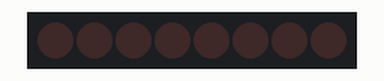
Bench run of a sketch on a simulated Arduino Uno, built with avr-gcc and run on an emulated ATmega328P. On the bench: 8 shift-register outputs drawn as a row of LEDs (first output left, lit = HIGH). Wiring (inferred from the names in the program): shift register (74HC595): data pin 4; shift clock pin 6; latch pin 5. Wiring (inferred from the signals the program sends): row of LEDs: on Q0, Q1, Q2, Q3, Q4, Q5, Q6, Q7.

Above: at 0.5 s.
At 2.5 s:
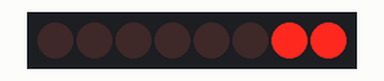
At 3.5 s:
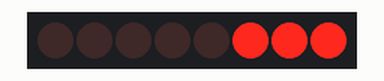
At 5.5 s:
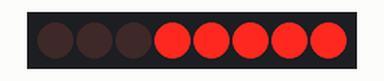
At 7.5 s:
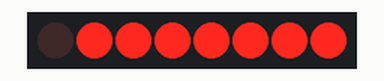
At 10.5 s:
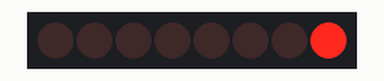
Timing chart, 0 to 11.7 s (numbered marks = the images above):
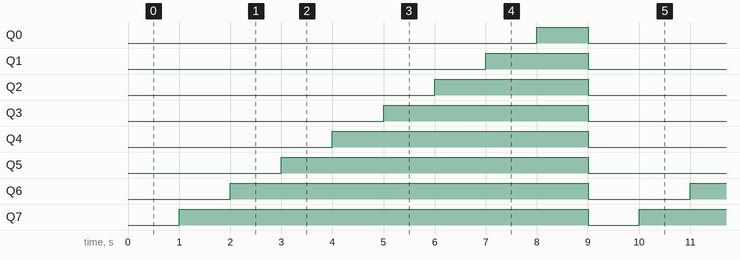

The sketch:

registreadecalage1.ino
```cpp
int latchPin = 5;	// Latch pin of 74HC595 is connected to Digital pin 5
int clockPin = 6;	// Clock pin of 74HC595 is connected to Digital pin 6
int dataPin = 4;	// Data pin of 74HC595 is connected to Digital pin 4

byte leds = 0;		// Variable to hold the pattern of which LEDs are currently turned on or off

/*
 * setup() - this function runs once when you turn your Arduino on
 * We initialize the serial connection with the computer
 */
void setup()
{
  // Set all the pins of 74HC595 as OUTPUT
  pinMode(latchPin, OUTPUT);
  pinMode(dataPin, OUTPUT);
  pinMode(clockPin, OUTPUT);
}

/*
 * loop() - this function runs over and over again
 */
void loop()
{
  leds = 0;	// Initially turns all the LEDs off, by giving the variable 'leds' the value 0
  updateShiftRegister();
  delay(1000);
  for (int i = 0; i < 8; i++)	// Turn all the LEDs ON one by one.
  {
    bitSet(leds, i);		// Set the bit that controls that LED in the variable 'leds'
    updateShiftRegister();
    delay(1000);
  }
}

/*
 * updateShiftRegister() - This function sets the latchPin to low, then calls the Arduino function 'shiftOut' to shift out contents of variable 'leds' in the shift register before putting the 'latchPin' high again.
 */
void updateShiftRegister()
{
   digitalWrite(latchPin, LOW);
   shiftOut(dataPin, clockPin, LSBFIRST, leds);
   digitalWrite(latchPin, HIGH);
}
```

Measured:
- by itself, Q0: alternates HIGH for 1.0 s and LOW for 8.0 s
- by itself, Q1: alternates HIGH for 2.0 s and LOW for 7.0 s
- by itself, Q2: alternates HIGH for 3.0 s and LOW for 6.0 s
- by itself, Q3: alternates HIGH for 4.0 s and LOW for 5.0 s
- by itself, Q4: alternates HIGH for 5.0 s and LOW for 4.0 s
- by itself, Q5: alternates HIGH for 6.0 s and LOW for 3.0 s
- by itself, Q6: alternates HIGH for 7.0 s and LOW for 2.0 s
- by itself, Q7: alternates HIGH for 8.0 s and LOW for 1.0 s
